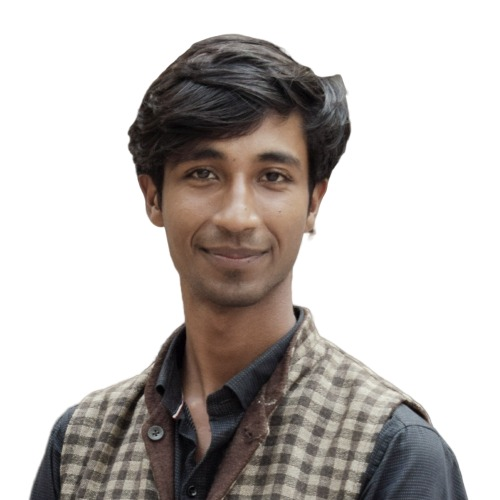
#> input picture images/profile_white_background.jpeg, 500 x 500 px
$ jupyter execute '02. Changing Background.ipynb'   (shell and % lines are left out)
#> lines starting #> are read from the running program, lines starting #| are printed output that depends on the picture; after the words box and inside, x2 and y2 are one past the last pixel; in counts of white or black regions, pixels touching at a corner belong together
# 1. Importing libraries and image

[cell 1]
import numpy as np
import matplotlib.pyplot as plt
import cv2

[cell 2]
image = cv2.imread('images/profile_white_background.jpeg')
#> image is the input picture: shape (500, 500, 3); mean B, G, R 184.8, 187.6, 192.7
plt.imshow(image)

### Converting from BGR to RGB

[cell 3]
image_copy = np.copy(image)
image_copy = cv2.cvtColor(image_copy, cv2.COLOR_BGR2RGB)
plt.imshow(image_copy)

# 2. Defining threshold and mask

### Threshold

[cell 4]
lower_white = np.array([220,220,220])   # gray (this is variable value according to image)
upper_white = np.array([255, 255, 255]) # white (this is variable value according to image)

### Mask

[cell 5]
mask = cv2.inRange(image_copy, lower_white, upper_white)
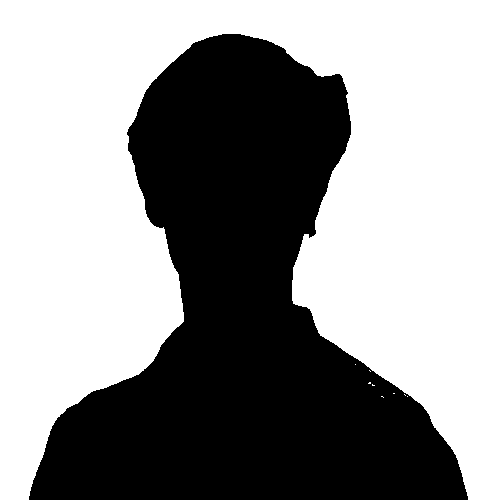
#> mask: shape (500, 500); 58.7% white; 1 black region, box (x1, y1, x2, y2) and area: (29, 34, 468, 500) 103173
plt.imshow(mask, cmap = "gray")
#plt.savefig('results/mask.png')

[cell 6]
masked_image = np.copy(image_copy)
masked_image[mask != 0] = [0,0,0]      # will remove the area from original image where mask is white and assign it black
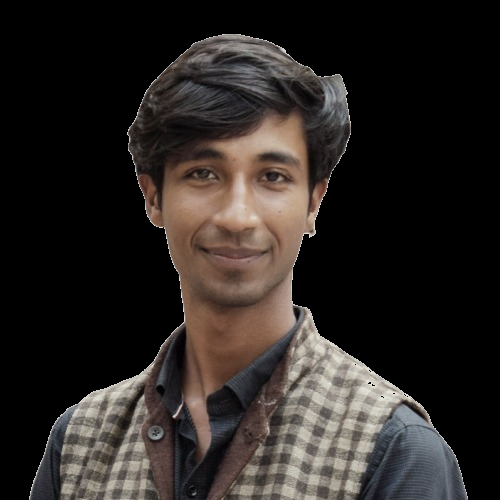
#> masked_image: shape (500, 500, 3); mean R, G, B 43, 38, 35.1
plt.imshow(masked_image)
#plt.savefig('results/mask_image.png')

# 3. Creating mask for background

[cell 7]
background_image = cv2.imread('images/space.jpg')
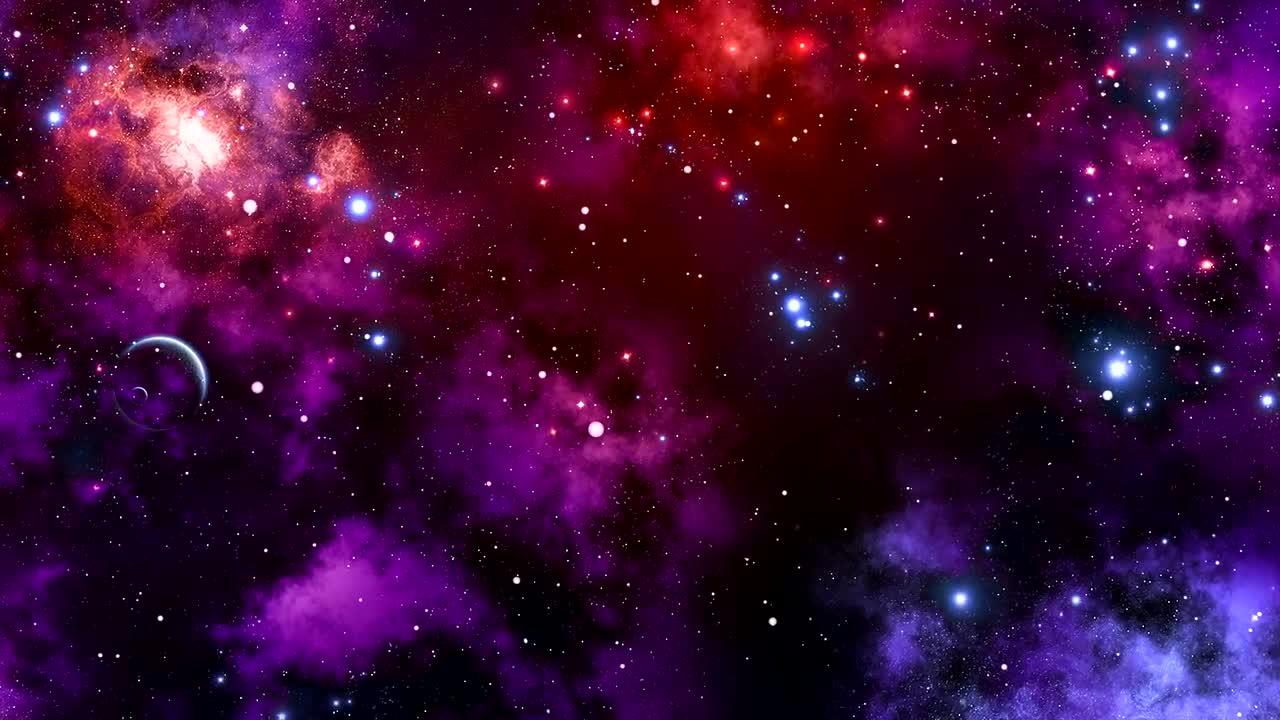
#> input picture images/space.jpg, 1280 x 720 px
#> background_image is the input picture: shape (720, 1280, 3); mean B, G, R 52.7, 11.6, 61.5
plt.imshow(background_image)

[cell 8]
background_image= cv2.cvtColor(background_image, cv2.COLOR_BGR2RGB)
plt.imshow(background_image)
#plt.savefig("results/space.jpg")

### Crop image background

[cell 9]
print("The dimension of original image is ", image.shape)
#| The dimension of original image is  (500, 500, 3)

[cell 10]
crop_background = np.copy(background_image[:500, 0:500])
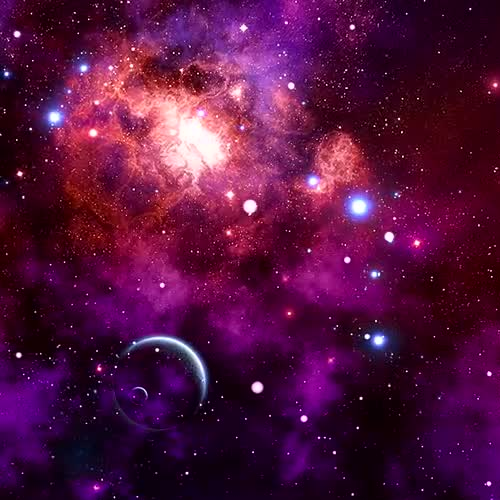
#> crop_background: shape (500, 500, 3); mean R, G, B 84.1, 18.2, 62
plt.imshow(crop_background)

[cell 11]
crop_background[mask == 0] = [0,0,0]   # turns black where the background was in original image
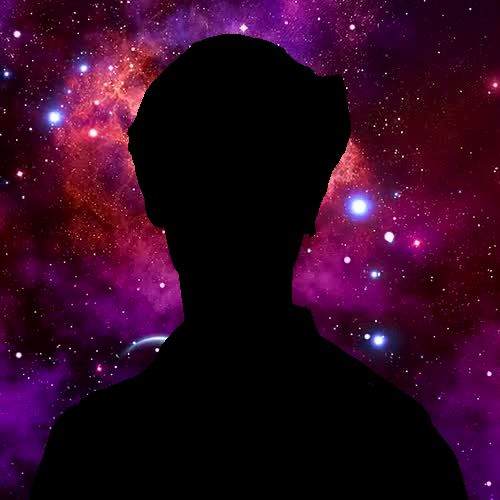
#> crop_background: shape (500, 500, 3); mean R, G, B 47.5, 6.9, 33.1
plt.imshow(crop_background)
#plt.savefig('results/masked_background.png')

# 4. Merge background and Profile images

[cell 12]
result_image = crop_background+masked_image
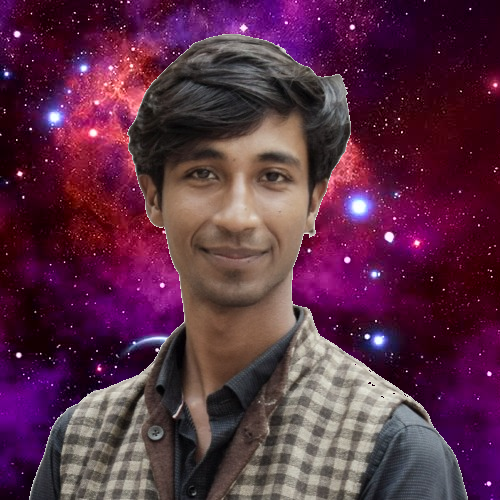
#> result_image: shape (500, 500, 3); mean R, G, B 90.5, 44.9, 68.2
plt.imshow(result_image)
#plt.savefig("results/changed_background.png")

# 5. Plotting

[cell 13]
fig, (ax1, ax2, ax3, ax4, ax5) = plt.subplots(1,5, figsize = (20,10))

ax1.set_title('Original Image')
ax1.imshow(image_copy)

ax2.set_title('Masked Image')
ax2.imshow(mask , cmap = 'gray')

ax3.set_title('Space Background')
ax3.imshow(background_image)

ax4.set_title('Maksed Background')
ax4.imshow(crop_background)

ax5.set_title('Resultant Image')
ax5.imshow(result_image)

fig.savefig('results/Changing_Background.png')
